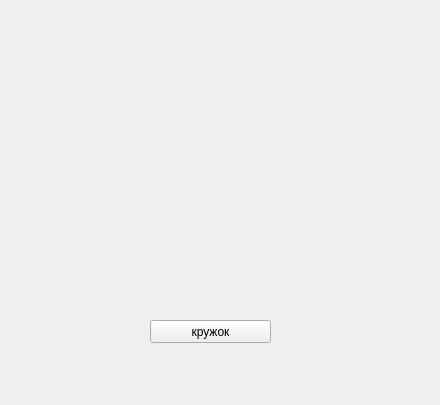
<?xml version="1.0" encoding="UTF-8"?>
<ui version="4.0">
 <class>Form</class>
 <widget class="QWidget" name="Form">
  <property name="geometry">
   <rect>
    <x>0</x>
    <y>0</y>
    <width>440</width>
    <height>405</height>
   </rect>
  </property>
  <property name="windowTitle">
   <string>Рисовалка кружков</string>
  </property>
  <widget class="QPushButton" name="pushButton">
   <property name="geometry">
    <rect>
     <x>150</x>
     <y>320</y>
     <width>121</width>
     <height>23</height>
    </rect>
   </property>
   <property name="text">
    <string>кружок</string>
   </property>
  </widget>
 </widget>
 <resources/>
 <connections/>
</ui>
